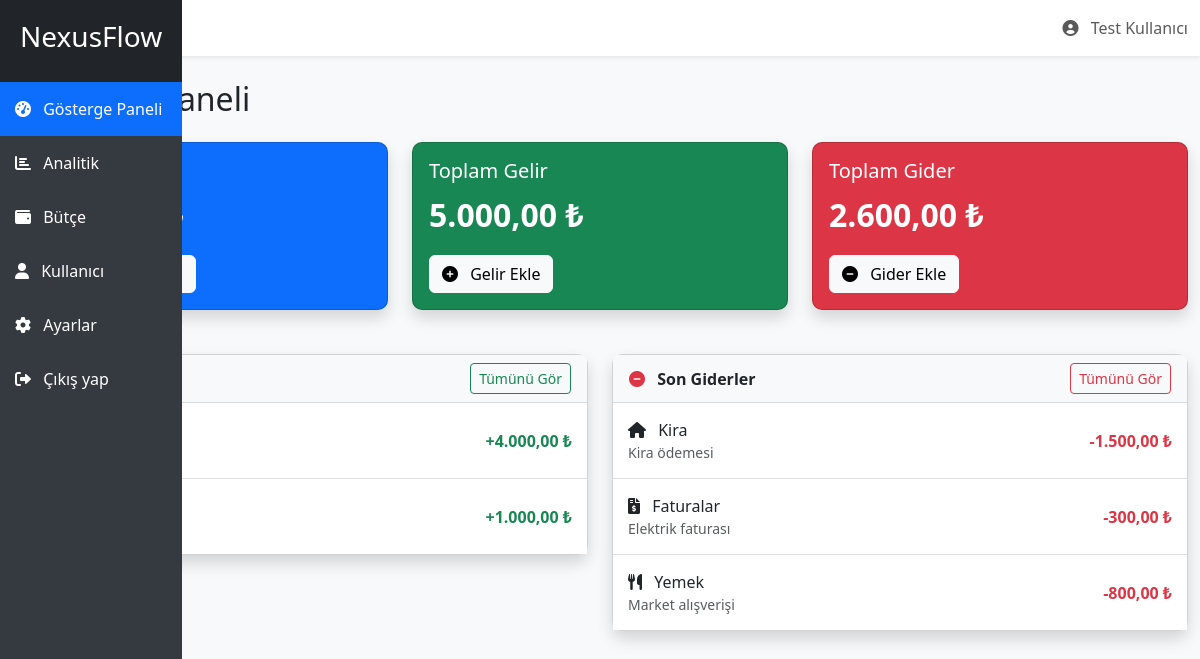
/index.php (signed in), run on the app's committed database.
### tables this page shows
CREATE TABLE IF NOT EXISTS incomes (
    income_id INT AUTO_INCREMENT PRIMARY KEY,
    user_id INT NOT NULL,
    budget_id INT NOT NULL,
    income_type ENUM('salary', 'bonus', 'investment', 'other') NOT NULL,
    amount DECIMAL(15, 2) NOT NULL,
    description VARCHAR(255) DEFAULT NULL,
    created_at TIMESTAMP DEFAULT CURRENT_TIMESTAMP,
    FOREIGN KEY (user_id) REFERENCES users(user_id) ON DELETE CASCADE,
    FOREIGN KEY (budget_id) REFERENCES budgets(budget_id) ON DELETE CASCADE
);

CREATE TABLE IF NOT EXISTS expenses (
    expense_id INT AUTO_INCREMENT PRIMARY KEY,
    user_id INT NOT NULL,
    budget_id INT NOT NULL,
    expense_type ENUM('shopping', 'bills', 'rent', 'food', 'transport', 'other') NOT NULL,
    amount DECIMAL(15, 2) NOT NULL,
    description VARCHAR(255) DEFAULT NULL,
    created_at TIMESTAMP DEFAULT CURRENT_TIMESTAMP,
    FOREIGN KEY (user_id) REFERENCES users(user_id) ON DELETE CASCADE,
    FOREIGN KEY (budget_id) REFERENCES budgets(budget_id) ON DELETE CASCADE
);

### index.php (the view, shortened to what this page needs)
<?php
require_once 'config.php';
$user_id = $_SESSION['user_id'];
$first_name = $_SESSION['first_name'];
$last_name = $_SESSION['last_name'];
try {
    $budgetStmt = $conn->prepare("SELECT * FROM budgets WHERE user_id = :user_id");
    $budgetStmt->bindParam(':user_id', $user_id);
    $budgetStmt->execute();
    if ($budgetStmt->rowCount() > 0) {
        $budget = $budgetStmt->fetch(PDO::FETCH_ASSOC);
        $budget_id = $budget['budget_id'];
        $total_budget = $budget['total_amount'];
    } else {
        $createBudgetStmt = $conn->prepare("INSERT INTO budgets (user_id, total_amount) VALUES (:user_id, 0)");
        $createBudgetStmt->bindParam(':user_id', $user_id);
        $createBudgetStmt->execute();
        $budget_id = $conn->lastInsertId();
        $total_budget = 0;
    }
    $incomeStmt = $conn->prepare("SELECT * FROM incomes WHERE user_id = :user_id AND budget_id = :budget_id ORDER BY created_at DESC LIMIT 5");
    $incomeStmt->bindParam(':user_id', $user_id);
    $incomeStmt->bindParam(':budget_id', $budget_id);
    $incomeStmt->execute();
    $incomes = $incomeStmt->fetchAll(PDO::FETCH_ASSOC);
    $expenseStmt = $conn->prepare("SELECT * FROM expenses WHERE user_id = :user_id AND budget_id = :budget_id ORDER BY created_at DESC LIMIT 5");
    $expenseStmt->bindParam(':user_id', $user_id);
    $expenseStmt->bindParam(':budget_id', $budget_id);
    $expenseStmt->execute();
    $expenses = $expenseStmt->fetchAll(PDO::FETCH_ASSOC);
    $totalIncomeStmt = $conn->prepare("SELECT SUM(amount) as total FROM incomes WHERE user_id = :user_id AND budget_id = :budget_id");
    $totalIncomeStmt->bindParam(':user_id', $user_id);
    $totalIncomeStmt->bindParam(':budget_id', $budget_id);
    $totalIncomeStmt->execute();
    $totalIncome = $totalIncomeStmt->fetch(PDO::FETCH_ASSOC)['total'] ?: 0;
    $totalExpenseStmt = $conn->prepare("SELECT SUM(amount) as total FROM expenses WHERE user_id = :user_id AND budget_id = :budget_id");
    $totalExpenseStmt->bindParam(':user_id', $user_id);
    $totalExpenseStmt->bindParam(':budget_id', $budget_id);
    $totalExpenseStmt->execute();
    $totalExpense = $totalExpenseStmt->fetch(PDO::FETCH_ASSOC)['total'] ?: 0;
} catch(PDOException $e) {
    setErrorMessage("Bütçe bilgileri alınırken bir hata oluştu: " . $e->getMessage());
}
function getExpenseIcon($type) {
    switch ($type) {
        case 'bills':
            return 'fa-file-invoice-dollar';
        case 'rent':
            return 'fa-home';
        case 'food':
            return 'fa-utensils';
    }
}
function getIncomeTypeName($type) {
    switch ($type) {
        case 'salary':
            return 'Maaş';
        case 'bonus':
            return 'Bonus';
    }
}
function getExpenseTypeName($type) {
    switch ($type) {
        case 'bills':
            return 'Faturalar';
        case 'rent':
            return 'Kira';
        case 'food':
            return 'Yemek';
    }
}
?>
<!DOCTYPE html>
<html lang="tr">
<head>
    <link href="https://cdn.jsdelivr.net/npm/bootstrap@5.3.0-alpha1/dist/css/bootstrap.min.css" rel="stylesheet">
    <link rel="stylesheet" href="https://cdnjs.cloudflare.com/ajax/libs/font-awesome/6.0.0-beta3/css/all.min.css">
</head>
<body>
    <div class="wrapper d-flex">
        <nav id="sidebar" class="sidebar">
            <div class="sidebar-header">
                <h3>NexusFlow</h3>
            </div>
            <ul class="list-unstyled components">
                <li class="active">
                    <a href="index.php"><i class="fas fa-tachometer-alt me-2"></i> Gösterge Paneli</a>
                </li>
                <li>
                    <a href="#"><i class="fas fa-chart-bar me-2"></i> Analitik</a>
                </li>
                <li>
                    <a href="./assets/view/budget.php"><i class="fas fa-wallet me-2"></i> Bütçe</a>
                </li>
                <li>
                    <a href="./assets/view/singup.php"><i class="fas fa-user me-2"></i> Kullanıcı</a>
                </li>
                <li>
                    <a href="#"><i class="fas fa-cog me-2"></i> Ayarlar</a>
                </li>
                <li>
                    <a href="./assets/view/logout.php"><i class="fas fa-sign-out-alt me-2"></i> Çıkış yap</a>
                </li>
            </ul>
        </nav>
        <div id="content" class="content w-100">
            <nav class="navbar navbar-expand-lg navbar-light">
                <div class="container-fluid">
                    <button type="button" id="sidebarCollapse" class="btn btn-outline-dark btn-toggle-sidebar">
                    </button>
                    <span class="navbar-text ms-auto">
                        <i class="fas fa-user-circle me-2"></i> <?php echo htmlspecialchars($first_name . ' ' . $last_name); ?>
                    </span>
                </div>
            </nav>
            <div class="container-fluid py-4">
                <h2 class="mb-4">Gösterge Paneli</h2>
                <div class="row mb-4">
                    <div class="col-md-4">
                        <div class="card budget-card">
                            <div class="card-body">
                                <h5 class="card-title">Toplam Bütçe</h5>
                                <p class="budget-amount"><?php echo number_format($total_budget, 2, ',', '.'); ?> ₺</p>
                                <a href="./assets/view/budget.php" class="btn btn-light">
                                </a>
                            </div>
                        </div>
                    </div>
                    <div class="col-md-4">
                        <div class="card income-card">
                            <div class="card-body">
                                <h5 class="card-title">Toplam Gelir</h5>
                                <p class="budget-amount"><?php echo number_format($totalIncome, 2, ',', '.'); ?> ₺</p>
                                <a href="./assets/view/budget.php" class="btn btn-light">
                                    <i class="fas fa-plus-circle me-2"></i> Gelir Ekle
                                </a>
                            </div>
                        </div>
                    </div>
                    <div class="col-md-4">
                        <div class="card expense-card">
                            <div class="card-body">
                                <h5 class="card-title">Toplam Gider</h5>
                                <p class="budget-amount"><?php echo number_format($totalExpense, 2, ',', '.'); ?> ₺</p>
                                <a href="./assets/view/budget.php" class="btn btn-light">
                                    <i class="fas fa-minus-circle me-2"></i> Gider Ekle
                                </a>
                            </div>
                        </div>
                    </div>
                </div>
                <div class="row">
                    <div class="col-md-6 mb-4">
                        <div class="card">
                            <div class="card-header d-flex justify-content-between align-items-center">
                                <span><i class="fas fa-plus-circle text-success me-2"></i> Son Gelirler</span>
                                <a href="./assets/view/budget.php" class="btn btn-sm btn-outline-success">
                                    Tümünü Gör
                                </a>
                            </div>
                            <div class="card-body p-0">
                                <ul class="list-group list-group-flush">
                                    <?php if (empty($incomes)): ?>
                                    <li class="list-group-item text-center text-muted">Henüz gelir kaydı bulunmamaktadır.</li>
                                    <?php else: ?>
                                        <?php foreach ($incomes as $income): ?>
                                        <li class="list-group-item income-item d-flex justify-content-between align-items-center">
                                            <div>
                                                <span><?php echo getIncomeTypeName($income['income_type']); ?></span>
                                                <?php if (!empty($income['description'])): ?>
                                                <small class="text-muted d-block"><?php echo htmlspecialchars($income['description']); ?></small>
                                                <?php endif; ?>
                                            </div>
                                            <span class="item-amount income-amount">+<?php echo number_format($income['amount'], 2, ',', '.'); ?> ₺</span>
                                        </li>
                                        <?php endforeach; ?>
                                    <?php endif; ?>
                                </ul>
                            </div>
                        </div>
                    </div>
                    <div class="col-md-6 mb-4">
                        <div class="card">
                            <div class="card-header d-flex justify-content-between align-items-center">
                                <span><i class="fas fa-minus-circle text-danger me-2"></i> Son Giderler</span>
                                <a href="./assets/view/budget.php" class="btn btn-sm btn-outline-danger">
                                    Tümünü Gör
                                </a>
                            </div>
                            <div class="card-body p-0">
                                <ul class="list-group list-group-flush">
                                    <?php if (empty($expenses)): ?>
                                    <li class="list-group-item text-center text-muted">Henüz gider kaydı bulunmamaktadır.</li>
                                    <?php else: ?>
                                        <?php foreach ($expenses as $expense): ?>
                                        <li class="list-group-item expense-item d-flex justify-content-between align-items-center">
                                            <div>
                                                <i class="fas <?php echo getExpenseIcon($expense['expense_type']); ?> me-2"></i>
                                                <span><?php echo getExpenseTypeName($expense['expense_type']); ?></span>
                                                <?php if (!empty($expense['description'])): ?>
                                                <small class="text-muted d-block"><?php echo htmlspecialchars($expense['description']); ?></small>
                                                <?php endif; ?>
                                            </div>
                                            <span class="item-amount expense-amount">-<?php echo number_format($expense['amount'], 2, ',', '.'); ?> ₺</span>
                                        </li>
                                        <?php endforeach; ?>
                                    <?php endif; ?>
                                </ul>
                            </div>
                        </div>
                    </div>
                </div>
            </div>
        </div>
    </div>
</body>
</html>

### index.php (style rules this page uses)
body { background-color: #f8f9fa; }
.sidebar { height: 100vh; background-color: #343a40; color: white; position: fixed; transition: all 0.3s; z-index: 1000; }
.sidebar-header { padding: 20px; background-color: #212529; }
.sidebar ul li a { padding: 15px; display: block; color: white; text-decoration: none; transition: all 0.3s; }
.sidebar ul li.active a { background-color: #0d6efd; }
.content { transition: all 0.3s; }
.navbar { background-color: white; box-shadow: 0 0.125rem 0.25rem rgba(0, 0, 0, 0.075); }
.card { border-radius: 10px; box-shadow: 0 0.5rem 1rem rgba(0, 0, 0, 0.15); margin-bottom: 20px; }
.card-header { background-color: #f8f9fa; border-bottom: 1px solid rgba(0, 0, 0, 0.125); font-weight: 600; }
.budget-card { background-color: #0d6efd; color: white; }
.income-card { background-color: #198754; color: white; }
.expense-card { background-color: #dc3545; color: white; }
.budget-amount { font-size: 2rem; font-weight: 700; }
.list-group-item { border: none; border-bottom: 1px solid rgba(0, 0, 0, 0.125); margin-bottom: 0; padding: 15px; }
.list-group-item:last-child { border-bottom: none; }
.income-item { border-left: 4px solid #198754; }
.expense-item { border-left: 4px solid #dc3545; }
.item-amount { font-weight: 600; }
.income-amount { color: #198754; }
.expense-amount { color: #dc3545; }
.btn-toggle-sidebar { margin-right: 15px; }

### data on the page
incomes: amount "4.000,00"
incomes: amount "1.000,00"
expenses: expense_type "Kira", description "Kira ödemesi", amount "1.500,00"
expenses: expense_type "Faturalar", description "Elektrik faturası", amount "300,00"
expenses: expense_type "Yemek", description "Market alışverişi", amount "800,00"

### other printed values
$first_name . ' ' . $last_name "Test Kullanıcı"
$totalIncome "5.000,00"
$totalExpense "2.600,00"
